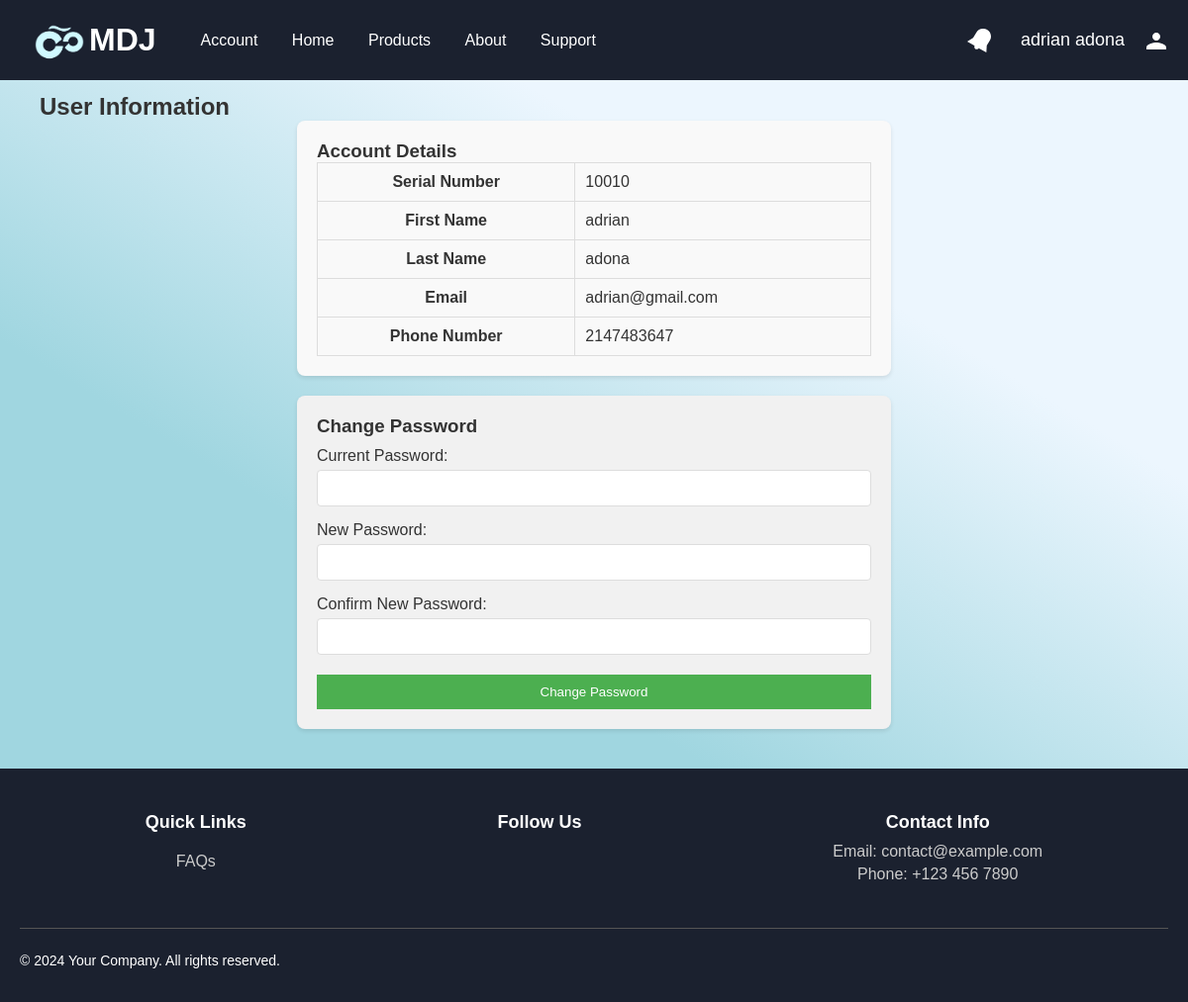
The app's page /User/Account.php (signed in), older data.
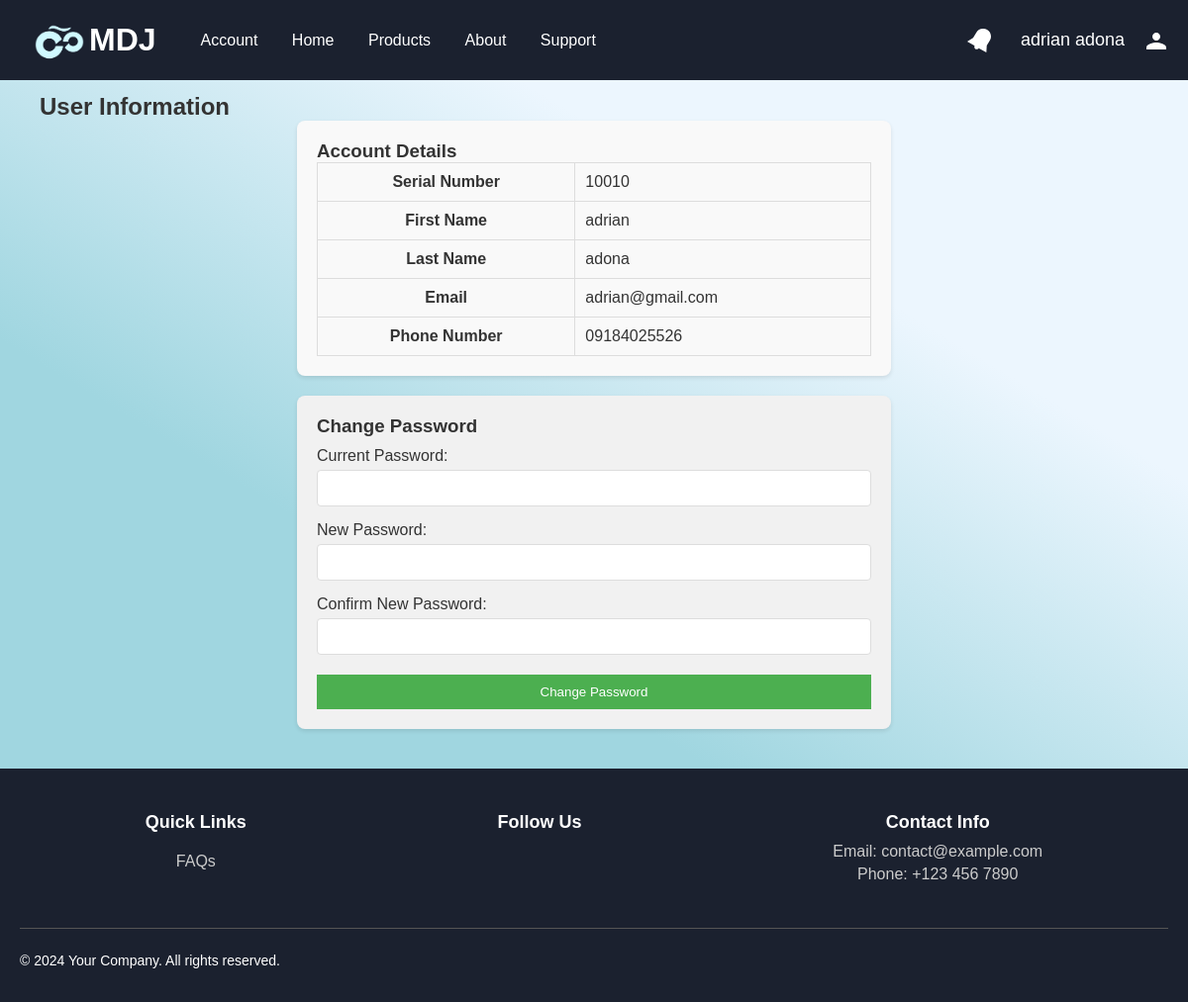
The same page, newer data.
### tables this page shows
CREATE TABLE `accounts` (
  `id` int(255) NOT NULL,
  `serial_num` int(25) NOT NULL,
  `last_name` varchar(40) NOT NULL,
  `first_name` varchar(40) NOT NULL,
  `email` varchar(80) NOT NULL,
  `phone_num` varchar(20) NOT NULL,
  `h_password` varchar(75) NOT NULL,
  `role` varchar(20) NOT NULL,
  `date_created` datetime NOT NULL DEFAULT current_timestamp(),
  `updated_at` datetime NOT NULL DEFAULT current_timestamp(),
  `validation` varchar(10) NOT NULL
);

### User/Account.php (the view, shortened to what this page needs)
<?php
$userFirstName = isset($_SESSION['first_name']) ? $_SESSION['first_name'] : '';
$userLastName = isset($_SESSION['last_name']) ? $_SESSION['last_name'] : '';
include "../db_conn.php";
$id = $_SESSION['id'];
$sql_account = "SELECT `serial_num`, `first_name`, `last_name`, `email`, `phone_num` FROM `accounts` WHERE `id` = '$id'";
$account_result = mysqli_query($conn, $sql_account);
if ($account_result) {
    $account_data = mysqli_fetch_assoc($account_result);
} else {
    die("Error fetching account data.");
}
?>
<!DOCTYPE html>
<html lang="en">
<head>
    <link rel="stylesheet" href="../styles/styles2.css">
    <link rel="stylesheet" href="../styles/styles.css">
</head>
<body>
    <?php include '../body/logged/header.php'; ?>
    <?php include '../body/logged/side-bar.php'; ?>
    <br><br><br>
    <main class="accounts">
        <div class="container">
            <h2>User Information</h2>
            <section class="account-details">
                <h3>Account Details</h3>
                <table>
                    <tr><th>Serial Number</th><td><?php echo htmlspecialchars($account_data['serial_num']); ?></td></tr>
                    <tr><th>First Name</th><td><?php echo htmlspecialchars($account_data['first_name']); ?></td></tr>
                    <tr><th>Last Name</th><td><?php echo htmlspecialchars($account_data['last_name']); ?></td></tr>
                    <tr><th>Email</th><td><?php echo htmlspecialchars($account_data['email']); ?></td></tr>
                    <tr><th>Phone Number</th><td><?php echo htmlspecialchars($account_data['phone_num']); ?></td></tr>
                </table>
            </section>
            <section class="change-password">
                <h3>Change Password</h3>
                <form action="" method="POST">
                    <label for="current_password">Current Password:</label>
                    <input type="password" name="current_password" id="current_password" required>
                    <label for="new_password">New Password:</label>
                    <input type="password" name="new_password" id="new_password" required>
                    <label for="confirm_new_password">Confirm New Password:</label>
                    <input type="password" name="confirm_new_password" id="confirm_new_password" required>
                    <button type="submit" name="change_password">Change Password</button>
                </form>
            </section>
        </div>
    </main>
    <?php include '../body/logged/footer.php'; ?>
</body>
</html>

### body/logged/header.php (shortened to what this page needs)
<!DOCTYPE html>
<html lang="en">
<head>
</head>
<body>
    <header>
        <div class="header-container">
            <div class="header-left">
                <h1 class="logo" id="logo">
                    <img src=../Images/Logo.png>MDJ
                </h1>
                <nav class="nav-links">
                    <a href="Account.php">Account</a>
                    <a href="Home.php">Home</a>
                    <a href="store.php">Products</a>
                    <a href="about.php">About</a>
                    <a href="support.php">Support</a>
                </nav>
            </div>
            <div class="header-right">
                <div class="bell-notification-container" id="bell-icon">
                </div>
                <span class="user-name" id="user-name">
                    <?php echo htmlspecialchars($userFirstName . ' ' . $userLastName); ?>
                </span>
                <div class="profile-icon" id="profile-icon">
                    <svg xmlns="http://www.w3.org/2000/svg" viewBox="0 0 24 24" width="24" height="24" fill="white">
                        <path d="M12 12c2.21 0 4-1.79 4-4s-1.79-4-4-4-4 1.79-4 4 1.79 4 4 4zm0 2c-3.31 0-10 1.67-10 5v2h20v-2c0-3.33-6.69-5-10-5z" />
                    </svg>
                </div>
            </div>
        </div>
    </header>
        <?php include 'notification.php'; ?>
</body>
</html>

### body/logged/notification.php (shortened to what this page needs)
<!DOCTYPE html>
<html lang="en">
<head>
</head>
<body>
</body>
</html>

### body/logged/side-bar.php (shortened to what this page needs)
<!DOCTYPE html>
<html lang="en">
<head>
</head>
<body>
</body>
</html>

### body/logged/footer.php (shortened to what this page needs)
<!DOCTYPE html>
<html lang="en">
<head>
</head>
<body>
    <footer>
        <div class="footer-container">
            <div class="footer-section">
                <h4>Quick Links</h4>
                <a href="support.php">FAQs</a>
            </div>
            <div class="footer-section">
                <h4>Follow Us</h4>
            </div>
            <div class="footer-section">
                <h4>Contact Info</h4>
                <p>Email: contact@example.com</p>
                <p>Phone: +123 456 7890</p>
            </div>
        </div>
        <div class="footer-bottom">
            <p>&copy; 2024 Your Company. All rights reserved.</p>
        </div>
    </footer>
</body>
</html>

### styles/styles.css (style rules this page uses)
body { font-family: Arial, sans-serif; margin: 0; padding: 0; background-color: #f5f5f5; color: #333; }
h1, h2, h3 { margin: 0; }
a { text-decoration: none; color: #333; padding: 10px 15px; }
main { padding: 40px; background: linear-gradient(to top right, #a0d6e0 30%, #ecf6fe 70%); }
.profile-icon { cursor: pointer; font-size: 24px; color: white; margin-left: 20px; display: flex; align-items: center; justify-content: center; }

### body/logged/header.php (style rules this page uses)
body { font-family: Arial, sans-serif; margin: 0; padding: 0; background-color: #f5f5f5; color: #333; }
h1, h2, h3 { margin: 0; }
a { text-decoration: none; color: #333; padding: 10px 15px; }
header { position: fixed; top: 0; left: 0; right: 0; z-index: 1000; background-color: #1b212f; color: white; }
.header-container { display: flex; justify-content: space-between; align-items: center; padding: 15.7px 20px; }
.header-left { display: flex; align-items: center; }
.logo { padding-left: 15px; display: flex; align-items: center; color: white; margin-right:30px; }
.logo img { width: 50px; height: auto; margin-right: 5px; }
.nav-links a { color: white; padding: 10px 15px; }
@media (min-width: 769px) { #user-name { cursor: pointer; } }
.header-right { display: flex; align-items: center; justify-content: center; }
.bell-notification-container { margin-right: 30px; display: flex; align-items: center; width: 24px; height: 24px; cursor: pointer; }
.user-name { font-size: 18px; color: white; display: flex; align-items: center; justify-content: center; }
.profile-icon { cursor: pointer; font-size: 24px; color: white; display: flex; align-items: center; justify-content: center; }
.profile-icon svg { width: 24px; height: 24px; fill: white; }

### body/logged/footer.php (style rules this page uses)
footer { background-color: #1b212f; color: white; padding: 20px; text-align: center; }
.footer-container { display: flex; justify-content: space-around; flex-wrap: wrap; }
.footer-section { margin-bottom: 20px; }
.footer-section h4 { margin-bottom: 10px; font-size: 18px; }
.footer-section a { color: #ccc; display: block; margin-bottom: 5px; font-size: 16px; }
.footer-section p { margin: 5px 0; color: #ccc; }
.footer-bottom { display: flex; justify-content: space-between; align-items: center; border-top: 1px solid #555; padding-top: 10px; margin-top: 20px; font-size: 14px; }

### User/Account.php (style rules this page uses)
.account-details { background-color: #f9f9f9; padding: 20px; margin-bottom: 20px; border-radius: 8px; box-shadow: 0 2px 4px rgba(0, 0, 0, 0.1); width: 50%; margin-left: auto; margin-right: auto; }
.account-details h3 { color: #333; }
.account-details table { width: 100%; border-collapse: collapse; }
.account-details th, .account-details td { padding: 10px; border: 1px solid #ddd; }
.change-password { background-color: #f1f1f1; padding: 20px; margin-top: 20px; border-radius: 8px; box-shadow: 0 2px 4px rgba(0, 0, 0, 0.1); width: 50%; margin-left: auto; margin-right: auto; }
.change-password h3 { color: #333; }
.change-password form { display: flex; flex-direction: column; }
.change-password label { margin-top: 10px; }
.change-password input { padding: 10px; margin: 5px 0; border: 1px solid #ddd; border-radius: 4px; }
.change-password button { margin-top: 15px; padding: 10px; background-color: #4CAF50; color: white; border: none; cursor: pointer; }

Row changes from the older to the newer data that the page shows:
changed accounts "adrian": phone_num "2147483647" → "09184025526"
